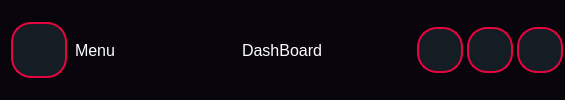
        <widget class="QFrame" name="Title_bar">
         <property name="minimumSize">
          <size>
           <width>565</width>
           <height>80</height>
          </size>
         </property>
         <property name="styleSheet">
          <string notr="true">QFrame {
    background-color: #09050D  ;
border:0px;
}
QLabel{
color:white;
}

#Title_bar{
border:1px solid black;

}
QPushButton {
height:50px;
width:50px;
border-radius: 20px;
padding:15px;
margin: 2px;
border : 2px solid #E60540;
background-color:#141C24;
}
QPushButton:hover {
    background-color: rgba(230, 5, 64, 0.3);
}</string>
         </property>
         <property name="frameShape">
          <enum>QFrame::StyledPanel</enum>
         </property>
         <property name="frameShadow">
          <enum>QFrame::Raised</enum>
         </property>
         <layout class="QHBoxLayout" name="horizontalLayout_2">
          <property name="spacing">
           <number>0</number>
          </property>
          <property name="leftMargin">
           <number>0</number>
          </property>
          <property name="topMargin">
           <number>0</number>
          </property>
          <property name="rightMargin">
           <number>0</number>
          </property>
          <property name="bottomMargin">
           <number>0</number>
          </property>
          <item>
           <widget class="QFrame" name="Menu_Restore_close">
            <property name="frameShape">
             <enum>QFrame::StyledPanel</enum>
            </property>
            <property name="frameShadow">
             <enum>QFrame::Raised</enum>
            </property>
            <layout class="QHBoxLayout" name="horizontalLayout_3">
             <item>
              <widget class="QPushButton" name="Menu_Close_btn">
               <property name="minimumSize">
                <size>
                 <width>60</width>
                 <height>60</height>
                </size>
               </property>
               <property name="maximumSize">
                <size>
                 <width>60</width>
                 <height>60</height>
                </size>
               </property>
               <property name="cursor">
                <cursorShape>PointingHandCursor</cursorShape>
               </property>
               <property name="text">
                <string/>
               </property>
               <property name="icon">
                <iconset resource="../Qss/icons/_icons.qrc">
                 <normaloff>:/icons/Icons/feather/chevrons-left.png</normaloff>:/icons/Icons/feather/chevrons-left.png</iconset>
               </property>
              </widget>
             </item>
             <item>
              <widget class="QLabel" name="Name_Menu">
               <property name="font">
                <font>
                 <pointsize>12</pointsize>
                </font>
               </property>
               <property name="lineWidth">
                <number>1</number>
               </property>
               <property name="text">
                <string>Menu</string>
               </property>
              </widget>
             </item>
            </layout>
           </widget>
          </item>
          <item>
           <widget class="QFrame" name="DashBoard">
            <property name="frameShape">
             <enum>QFrame::StyledPanel</enum>
            </property>
            <property name="frameShadow">
             <enum>QFrame::Raised</enum>
            </property>
            <layout class="QVBoxLayout" name="verticalLayout_5">
             <item alignment="Qt::AlignHCenter">
              <widget class="QLabel" name="Name">
               <property name="font">
                <font>
                 <pointsize>12</pointsize>
                </font>
               </property>
               <property name="text">
                <string>DashBoard</string>
               </property>
              </widget>
             </item>
            </layout>
           </widget>
          </item>
          <item alignment="Qt::AlignRight|Qt::AlignVCenter">
           <widget class="QFrame" name="Window_buttons">
            <property name="styleSheet">
             <string notr="true">QPushButton{
padding :20px;
}</string>
            </property>
            <property name="frameShape">
             <enum>QFrame::StyledPanel</enum>
            </property>
            <property name="frameShadow">
             <enum>QFrame::Raised</enum>
            </property>
            <layout class="QHBoxLayout" name="horizontalLayout_4">
             <property name="spacing">
              <number>0</number>
             </property>
             <property name="leftMargin">
              <number>0</number>
             </property>
             <property name="topMargin">
              <number>0</number>
             </property>
             <property name="rightMargin">
              <number>0</number>
             </property>
             <property name="bottomMargin">
              <number>0</number>
             </property>
             <item>
              <widget class="QPushButton" name="Minimize_button">
               <property name="minimumSize">
                <size>
                 <width>50</width>
                 <height>50</height>
                </size>
               </property>
               <property name="maximumSize">
                <size>
                 <width>50</width>
                 <height>50</height>
                </size>
               </property>
               <property name="cursor">
                <cursorShape>PointingHandCursor</cursorShape>
               </property>
               <property name="mouseTracking">
                <bool>true</bool>
               </property>
               <property name="text">
                <string/>
               </property>
               <property name="icon">
                <iconset resource="../Qss/icons/_icons.qrc">
                 <normaloff>:/icons/Icons/feather/minus.png</normaloff>:/icons/Icons/feather/minus.png</iconset>
               </property>
              </widget>
             </item>
             <item>
              <widget class="QPushButton" name="Maximize_Restore_button">
               <property name="minimumSize">
                <size>
                 <width>50</width>
                 <height>50</height>
                </size>
               </property>
               <property name="maximumSize">
                <size>
                 <width>50</width>
                 <height>50</height>
                </size>
               </property>
               <property name="cursor">
                <cursorShape>PointingHandCursor</cursorShape>
               </property>
               <property name="styleSheet">
                <string notr="true"/>
               </property>
               <property name="text">
                <string/>
               </property>
               <property name="icon">
                <iconset resource="../Qss/icons/_icons.qrc">
                 <normaloff>:/icons/Icons/feather/maximize-2.png</normaloff>:/icons/Icons/feather/maximize-2.png</iconset>
               </property>
              </widget>
             </item>
             <item>
              <widget class="QPushButton" name="Close_button">
               <property name="minimumSize">
                <size>
                 <width>50</width>
                 <height>50</height>
                </size>
               </property>
               <property name="maximumSize">
                <size>
                 <width>50</width>
                 <height>50</height>
                </size>
               </property>
               <property name="cursor">
                <cursorShape>PointingHandCursor</cursorShape>
               </property>
               <property name="mouseTracking">
                <bool>false</bool>
               </property>
               <property name="text">
                <string/>
               </property>
               <property name="icon">
                <iconset resource="../Qss/icons/_icons.qrc">
                 <normaloff>:/icons/Icons/feather/window_close.png</normaloff>:/icons/Icons/feather/window_close.png</iconset>
               </property>
               <property name="autoDefault">
                <bool>false</bool>
               </property>
              </widget>
             </item>
            </layout>
           </widget>
          </item>
         </layout>
        </widget>
